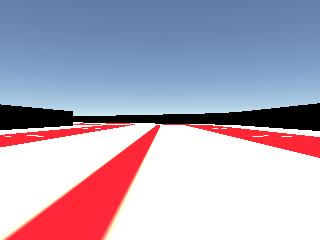
#> input picture examples/opencv_applications/images/lane_type/1.jpg, 320 x 240 px, found by its file name
$ jupyter execute --allow-errors Traffic_Signs_Helper.ipynb   (older library calls are emulated)
#> lines starting #> are read from the running program, lines starting #| are printed output that depends on the picture; after the words box and inside, x2 and y2 are one past the last pixel; in counts of white or black regions, pixels touching at a corner belong together
[cell 1]
import cv2
import numpy as np
from google.colab.patches import cv2_imshow


def get_support_coordinate(img):
  img_hsv = cv2.cvtColor(img.copy(), cv2.COLOR_BGR2HSV)
  mask = cv2.inRange(img_hsv, (0, 0, 0),(255,255,10))
  _, contours, hierarchy = cv2.findContours(mask, cv2.RETR_TREE, cv2.CHAIN_APPROX_SIMPLE)
  for cnt in contours:
      area = cv2.contourArea(cnt)
      x, y, w, h = cv2.boundingRect(cnt)
      if area > 1000:
        #print(area)
        #print(x, y, w, h)
        temp_mask = mask[y:y + h, x:x + w].copy()
        cv2_imshow(temp_mask)
        print(' ')
        return x, y, w, h


def get_traffic_signs_image(support_x,support_y,img):
  img_hsv = cv2.cvtColor(img.copy(), cv2.COLOR_BGR2HSV)
  r1_mask = cv2.inRange(img_hsv, (0,100,120), (10,255,255))
  r2_mask = cv2.inRange(img_hsv, (170,100,120), (180,255,255))
  mask = np.repeat((r1_mask | r2_mask)[:, :, np.newaxis], 3, axis=2)
  cv2_imshow(mask)
  print(' ')
  img_masked = img.copy()
  img_masked[mask == 0] = 0
  _,contours, hierarchy	= cv2.findContours((r1_mask|r2_mask), cv2.RETR_TREE, cv2.CHAIN_APPROX_SIMPLE)
  run = 0
  for cnt in contours:
    area = cv2.contourArea(cnt)
    x,y,w,h = cv2.boundingRect(cnt)
    #print(x,y,w,h)
    if w > 13 and h > 5:
      if support_x < x and support_y < y :
        cv2.drawContours(img.copy(), [cnt], -1, (255, 0, 0), -1)
        cv2.rectangle(img.copy(),(x,y),(x+w,y+h),(255,255,255),1)
        cut_image = img[y:y+h,x:x+w].copy()
        resize = cv2.resize(img[y:y+h,x:x+w].copy(), (100, 50), interpolation=cv2.INTER_NEAREST)
        cv2_imshow(resize)
        print(' ')
        img_left = cv2.cvtColor(cv2.cvtColor(resize[0:50, 0:50] , cv2.COLOR_HSV2BGR) ,cv2.COLOR_BGR2GRAY)
        cv2_imshow(resize[0:50, 0:50])
        print(' ')
        img_right = cv2.cvtColor(cv2.cvtColor(resize[0:50, 50:100] , cv2.COLOR_HSV2BGR) ,cv2.COLOR_BGR2GRAY)
        cv2_imshow(resize[0:50, 50:100])
        print(' ')
        left_count = cv2.countNonZero(img_left)
        right_count = cv2.countNonZero(img_right)
        #print('lr count:', left_count, right_count)
        if abs(left_count - right_count) > 5:
            have_traffic_sign = True
            if left_count > right_count:
                return 'R'
            else:
                return 'L'


signs_color_range = [(0, 0, 0),(255,255,10)]
img = cv2.imread('1.jpg')
#> img is the input picture: shape (240, 320, 3); mean B, G, R 188.5, 169.6, 179.5
cv2_imshow(img)
print(' ')
img = img[0:100, 0:320]
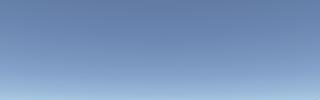
#> img: shape (100, 320, 3); mean B, G, R 189.2, 149.6, 121.4
cv2_imshow(img)
print(' ')
#> (the rest of this cell did not finish here and is left out)

#> in get_support_coordinate, `img_hsv = cv2.cvtColor(img.copy(), cv2.COLOR_BGR2HSV)`: img_hsv: shape (100, 320, 3); mean H, S, V 107.3, 92.3, 189.2
#> in get_support_coordinate, `mask = cv2.inRange(img_hsv, (0, 0, 0),(255,255,10))`: mask: shape (100, 320); every value is 0
#> in get_support_coordinate, `_, contours, hierarchy = cv2.findContours(mask, cv2.RETR_TREE, cv2.CHA..`: contours = []
#print('support',support_x,support_y,support_w,support_h)
get_traffic_signs_image(support_x,support_y,img)


$ run again, with examples/opencv_applications/images/lane_type/2.jpg copied over examples/opencv_applications/images/lane_type/1.jpg
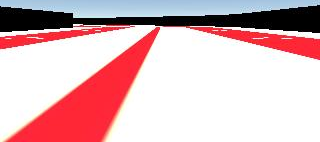
#> input picture examples/opencv_applications/images/lane_type/2.jpg, 320 x 142 px, found by its file name
#> img is the input picture: shape (142, 320, 3); mean B, G, R 188.4, 184.1, 220.1
#> img: shape (100, 320, 3)
#> img_hsv: shape (100, 320, 3); mean H, S, V 62, 60.4, 213
#> in get_support_coordinate, `mask = cv2.inRange(img_hsv, (0, 0, 0),(255,255,10))`:
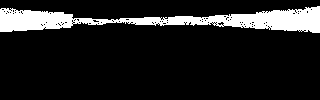
#> mask: shape (100, 320); 12.6% white; 1 white region
#> in get_support_coordinate, `_, contours, hierarchy = cv2.findContours(mask, cv2.RETR_TREE, cv2.CHA..`: contours = 112 contours, 111 with area under 20; largest, box (x1, y1, x2, y2) and area: (0, 6, 320, 33) 3824
#> the loop in get_support_coordinate, `for cnt in contours:` made 1 pass
#> (area, x, y, w, h) on pass 1: (3824, 0, 6, 320, 27)
#> (printed output is left out)
#> support_x = 0; support_y = 6; support_w = 320; support_h = 27
#> r1_mask: shape (100, 320); 1.1% white in thin lines or dots, all inside (x1, y1, x2, y2) = (6, 26, 307, 100)
#> r2_mask: shape (100, 320); 14.8% white; 5 white regions (1 under 20 px), largest, box (x1, y1, x2, y2) and area: (62, 27, 160, 100) 2366, (188, 27, 320, 60) 1450, (0, 25, 134, 49) 879, (74, 25, 96, 27) 25
#> in get_traffic_signs_image, `_,contours, hierarchy	= cv2.findContours((r1_mask|r2_mask), cv2.RETR_T..`: contours = 14 contours, 8 with area under 20; largest, box (x1, y1, x2, y2) and area: (60, 27, 160, 100) 2398, (164, 26, 320, 60) 1434, (0, 25, 134, 49) 828, (26, 36, 44, 40) 33, (281, 37, 293, 40) 20, (252, 37, 264, 40) 20
#> the loop in get_traffic_signs_image, `for cnt in contours:` made 1 pass
#> (area, x, y, w, h, left_count, right_count, have_traffic_sign) on pass 1: (2398.5, 60, 27, 100, 73, 2492, 2500, True)
#> (printed output is left out)
#> after the loop in get_traffic_signs_image, `for cnt in contours:`:
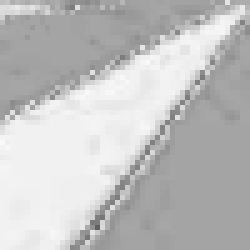
#> img_right: shape (50, 50) (shown 5 times larger); min 96, max 249, mean 192.6
#> Out = 'L'
